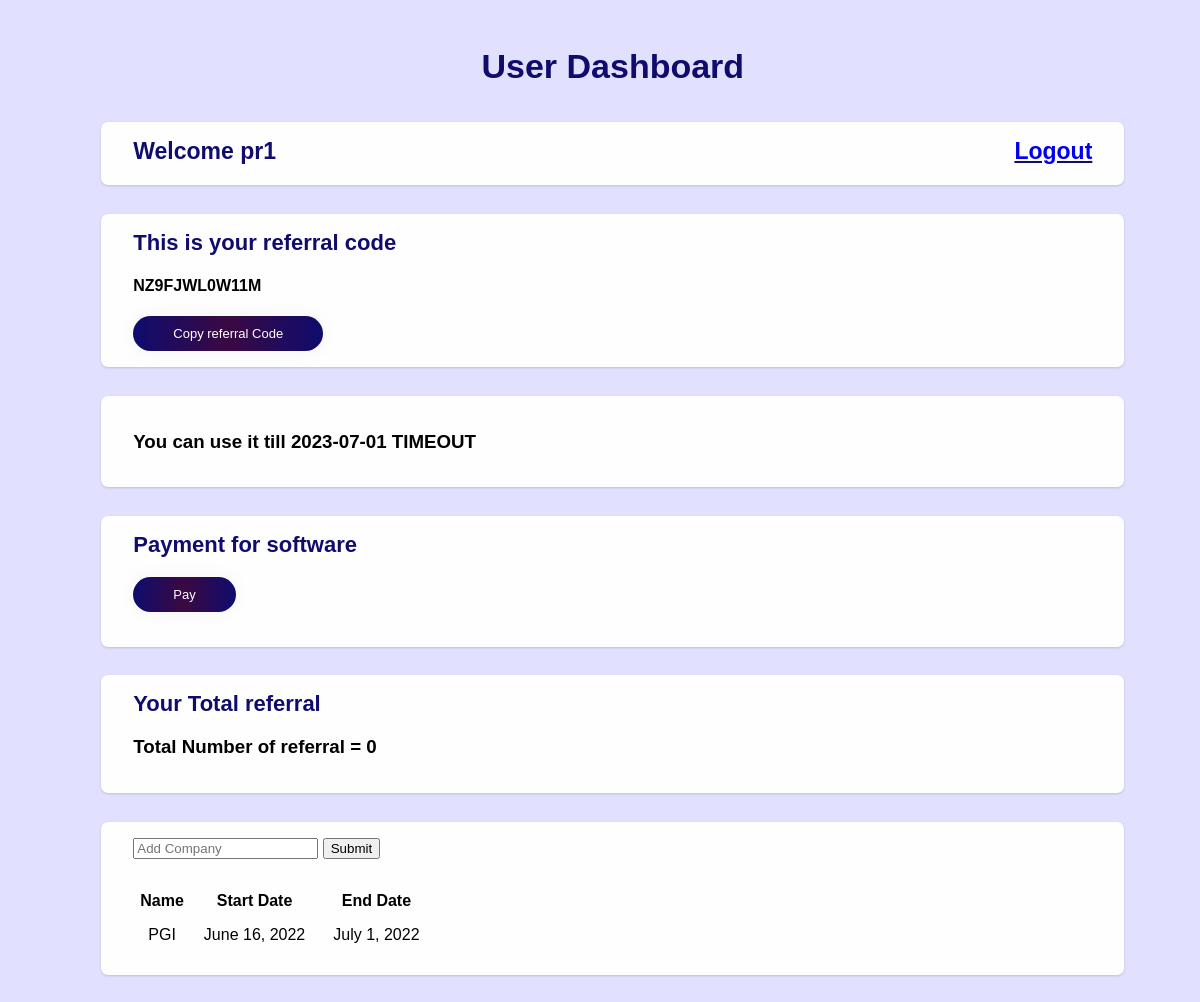
Page / (signed in) on the earlier database version.
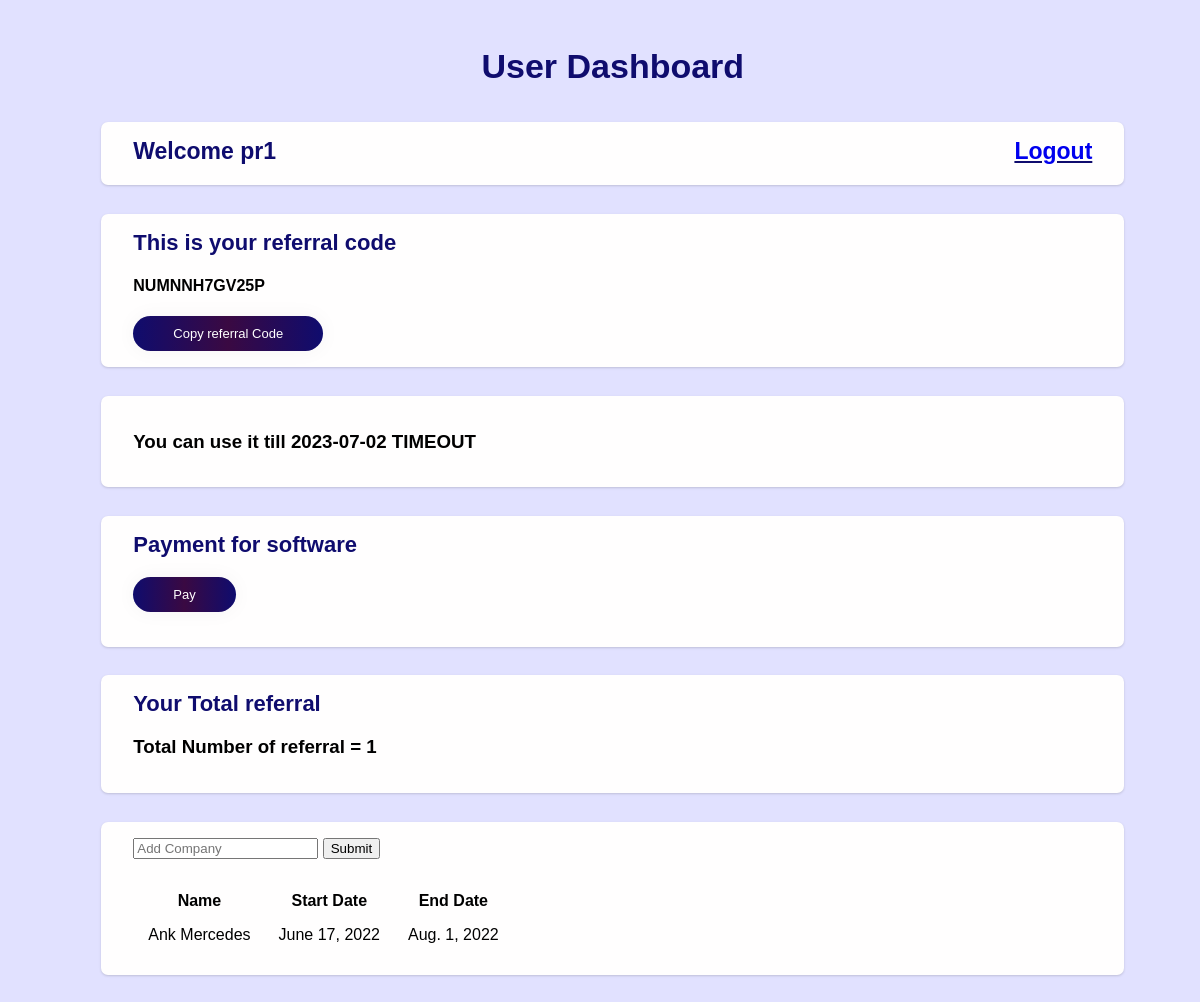
Same page on the later database version.
### CA/models.py (models this page shows, shortened)
class PrsignUp(models.Model):
    name = models.CharField(max_length=30, default='')
    email = models.EmailField(default='')
    password = models.CharField(default='', max_length=15)
    ref_code=models.CharField(max_length=55,blank=True)
    recommend_by=models.CharField(max_length=30,default='',blank=True)
    joiningDate = models.DateField(default=timezone.now, null=True, blank=True)
    payment_due_date = models.DateField(default=datetime.now()+timedelta(days=15))
    ispaid = models.BooleanField(default=False)
    totalNoOfReferrals = models.PositiveIntegerField(default=0)

class CompanyDetails(models.Model):
    owner = models.ForeignKey(PrsignUp, on_delete=models.CASCADE)
    name = models.CharField(max_length=30,blank=True, null=True)
    comp_start_date = models.DateField(default=timezone.now, null=True, blank=True)
    comp_due_date = models.DateField(default=datetime.now()+timedelta(days=15), blank=True)

### CA/views.py (the view)
# urls.py: path('', views.PRdashboard, name='PRDASHBOARD'),
def PRdashboard(request):
    if 'email' in request.session:
        print("Inside promoter dashboard")
        z= ''
        msg= ''
        main_key= PrsignUp.objects.get(email= request.session['email'])
        all_comp= CompanyDetails.objects.filter(owner= main_key)
        newdate= datetime.today().strftime('%Y-%m-%d')
        if newdate >= str(main_key.payment_due_date):
            z= 'Please pay the payment'
        else:
            z= f'You can use it till {main_key.payment_due_date}'
        return render(request, 'prdashboard.html', {'all_comp': all_comp, 'main_key':main_key, 'time' : z , 'msg' : msg})
    return redirect('PRLOGIN')

### CA/templates/prdashboard.html (shortened to what this page needs)
<!DOCTYPE html>
<html lang="en">
<head>
</head>
<body>
    <div class="container">
        <div class="heading">User Dashboard</div>
        {% if main_key %}
            <div class="card">
                <div class="spacing">
                    <div class="name">Welcome {{main_key.name}}</div>
                    <div class="logout">
                        <a href="{% url 'PRLOGOUT' %}">Logout</a>
                    </div>
                </div>
            </div>
            {% if all_comp %}
            <div class="card">
                <div class="sign">
                    This is your referral code
                </div>
                <div class="row">
                    <h4>
                        {{main_key.ref_code}}
                    </h4>
                    <div class="tooltip">
                        <button class="submit" onclick="myFunction()" onmouseout="outFunc()">Copy referral Code</button>
                    </div>
                </div>
            </div>
            {% endif %}
            <div class="card">
                <h3>
                    {{time}} TIMEOUT
                </h3>
            </div>
            <div class="card">
                <div class="sign">Payment for software</div>
                <form method="POST" action="{% url 'payment' %}">
                    <h3>
                        <input type="submit" class="submit" value="Pay">
                    </h3>
                </form>
            </div>
            {% if main_key.ref_code %}
            <div class="card">
                <div class="sign">
                    Your Total referral
                </div>
                <h3> Total Number of referral = {{main_key.totalNoOfReferrals}}</h3>
            </div>
            {% endif %}
            {% if main_key.ispaid == True %}
            <div class="card">
                <form action="{% url 'make_comp' %}" method="POST">
                    <input type="text" name="comp_name" placeholder="Add Company">
                    <input type="submit" value="Submit">
                </form>
                {% if all_comp %}
                    <table>
                        <tr>
                            <th>Name</th>
                            <th>Start Date</th>
                            <th>End Date</th>
                        </tr>
                        {% for i in all_comp %}
                        <tr>
                            <td>
                                {{ i.name }}
                            </td>
                            <td>
                                {{ i.comp_start_date }}
                            </td>
                            <td>
                                {{ i.comp_due_date }}
                            </td>
                        </tr>
                        {% endfor %}
                    </table>
                {% endif %}
            </div>
            {% endif %}
        {% else %}
        <a href="{% url 'PRLOGIN' %}" class="nav-item nav-link">
            <i class="fas fa-sign-in-alt" style="font-size:14px; float: left; display:inline; padding: 5px 3px;">
            </i> Login
        </a>
        {% endif %}
</body>
</html>

### CA/templates/prdashboard.html (style rules this page uses)
:root { --dark: #0F0C6E; --background: #9ED8F9; --shade: #33FFD4; }
body { font-family: 'Ubuntu', sans-serif; background-color: #e1e1ff; }
.container { width: 90%; margin: 1rem 3rem; padding: 1.5rem; }
.card { width: 90%; background-color: #fffefe; height: auto; margin: 1.8rem auto; padding: 1rem 2rem; border-radius: 7px; box-shadow: rgba(0, 0, 0, 0.1) 0px 1px 3px 0px, rgba(0, 0, 0, 0.06) 0px 1px 2px 0px; }
.heading { padding: 7px; color: #0F0C6E; font-family: 'Ubuntu', sans-serif; font-weight: bold; font-size: 34px; text-align: center; }
.sign { color: #0F0C6E; font-family: 'Ubuntu', sans-serif; font-weight: bold; font-size: 22px; }
a { text-decoration: none }
.spacing { display: inline-block; width: 100%; }
.name { float: left; color: #0F0C6E; font-weight: 600; font-size: 23px; }
.logout { font-size: 23px; float: right; color: #0F0C6E; font-weight: 600; text-decoration: underline; }
.submit { cursor: pointer; border-radius: 5em; color: #fff; background: linear-gradient(to right, #0F0C6E, #3a0942, #0F0C6E); border: 0; padding-left: 40px; padding-right: 40px; padding-bottom: 10px; padding-top: 10px; font-family: 'Ubuntu', sans-serif; font-size: 13px; box-shadow: 0 0 20px 1px rgba(0, 0, 0, 0.04); transition: all 0.5s cubic-bezier(0.87, 0.29, 0, 0.68); }
table { text-align: center; justify-content: center; margin-top: 30px; }
td { margin: 9px 18px; padding: 13px; }

Differences in the rows shown:
removed CompanyDetails: name "PGI", comp_start_date "June 16, 2022", comp_due_date "July 1, 2022"
changed PrsignUp "pr1": ref_code "NZ9FJWL0W11M" → "NUMNNH7GV25P"; totalNoOfReferrals "0" → "1"
added CompanyDetails: name "Ank Mercedes", comp_start_date "June 17, 2022", comp_due_date "Aug. 1, 2022"
Other differences:
{{ time }}: "You can use it till 2023-07-01" → "You can use it till 2023-07-02"
